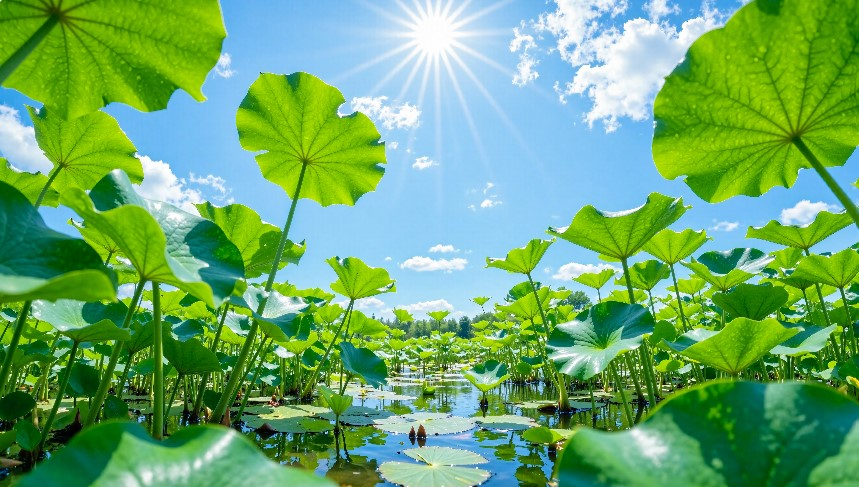
#> input picture 实验课作业/test.jpg, 859 x 487 px
$ python a.py
#> lines starting #> are read from the running program, lines starting #| are printed output that depends on the picture
import cv2
import numpy as np
import matplotlib.pyplot as plt

# ---------------------- 任务1：使用 OpenCV 读取一张测试图片 ----------------------
img = cv2.imread("test.jpg")  # 请将 test.jpg 放在代码同目录下
#> img is the input picture: shape (487, 859, 3); mean B, G, R 109, 169, 108.2
if img is None:
    print("❌ 错误：无法读取图片，请检查文件路径是否正确！")
    exit()

# ---------------------- 任务2：输出图像基本信息 ----------------------
height, width, channels = img.shape
#> height = 487; width = 859; channels = 3
dtype = img.dtype
print("="*40)
print("📊 图像基本信息：")
print(f"  - 宽度：{width} 像素")
#|   - 宽度：859 像素
print(f"  - 高度：{height} 像素")
#|   - 高度：487 像素
print(f"  - 通道数：{channels} 通道")
#|   - 通道数：3 通道
print(f"  - 数据类型：{dtype}")
#|   - 数据类型：uint8
print("="*40)

# ---------------------- 任务3：显示原图（Matplotlib 显示） ----------------------
img_rgb = cv2.cvtColor(img, cv2.COLOR_BGR2RGB)  # OpenCV 读取为 BGR，Matplotlib 需转为 RGB
plt.figure(figsize=(8, 6))
plt.subplot(1, 2, 1)
plt.imshow(img_rgb)
plt.title("Original Image")
plt.axis('off')

# ---------------------- 任务4：转换为灰度图并显示 ----------------------
gray_img = cv2.cvtColor(img, cv2.COLOR_BGR2GRAY)
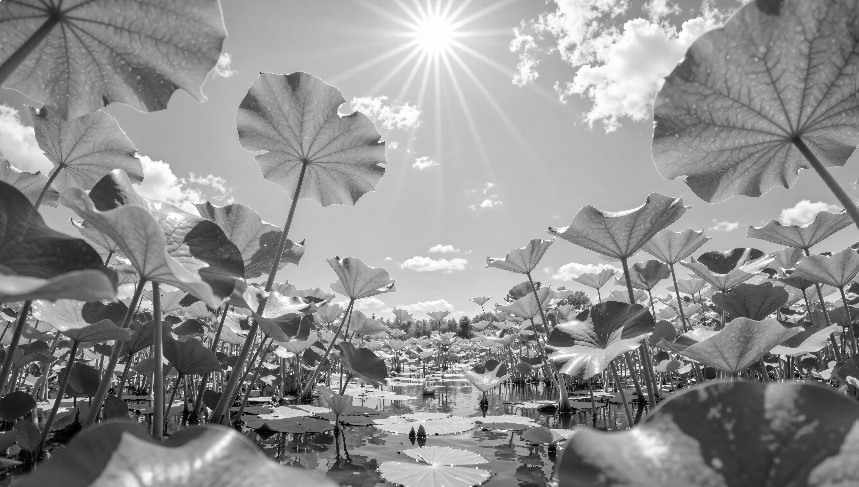
#> gray_img: shape (487, 859); min 0, max 255, mean 144
plt.subplot(1, 2, 2)
plt.imshow(gray_img, cmap="gray")
plt.title("Grayscale Image")
plt.axis('off')
plt.tight_layout()
plt.savefig("result.png")  # 保存对比图
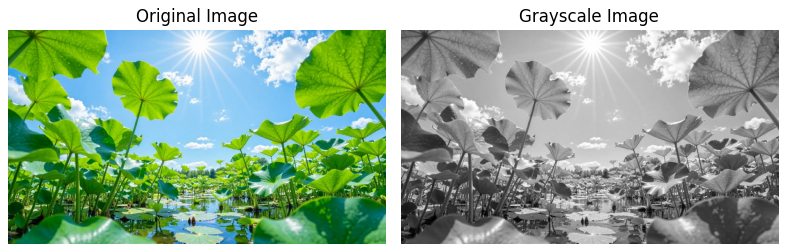
#> figure drawn by matplotlib, 2 panels
plt.show()

# ---------------------- 任务5：保存处理结果 ----------------------
cv2.imwrite("gray_test.jpg", gray_img)
print("✅ 灰度图已保存为：gray_test.jpg")

# ---------------------- 任务6：NumPy 简单操作（裁剪左上角区域） ----------------------
# 输出某个像素值（以 (100, 100) 为例）
pixel_value = img[100, 100]
#> pixel_value = [0, 179, 103]
print(f"📍 坐标 (100,100) 的像素值（BGR）：{pixel_value}")
#| 📍 坐标 (100,100) 的像素值（BGR）：[  0 179 103]

# 裁剪左上角 100x100 区域
crop_img = img[0:100, 0:100]
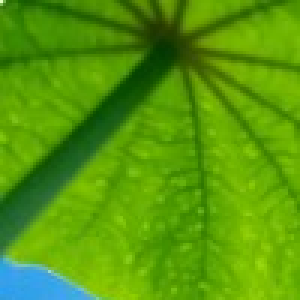
#> crop_img: shape (100, 100, 3) (shown 3 times larger); mean B, G, R 11.4, 153, 85.4
cv2.imwrite("crop_test.jpg", crop_img)
print("✅ 左上角裁剪区域已保存为：crop_test.jpg")
